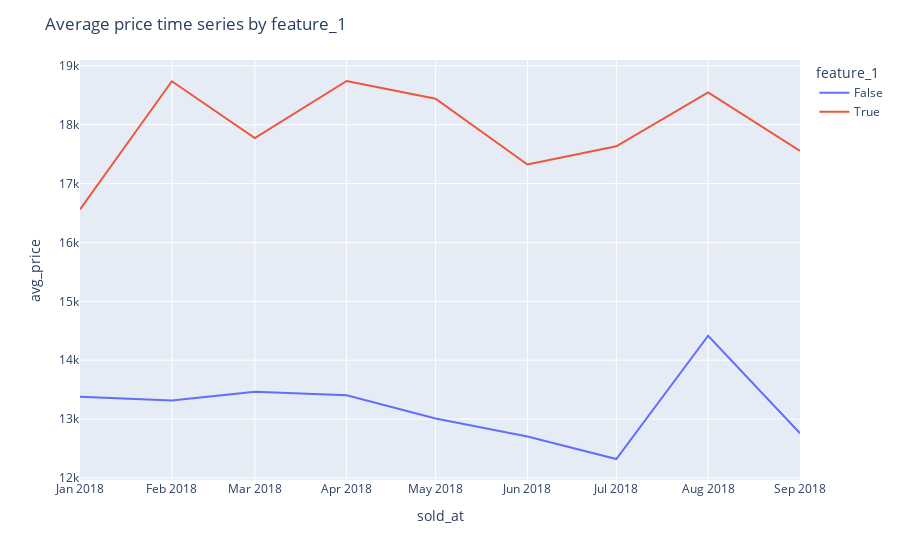
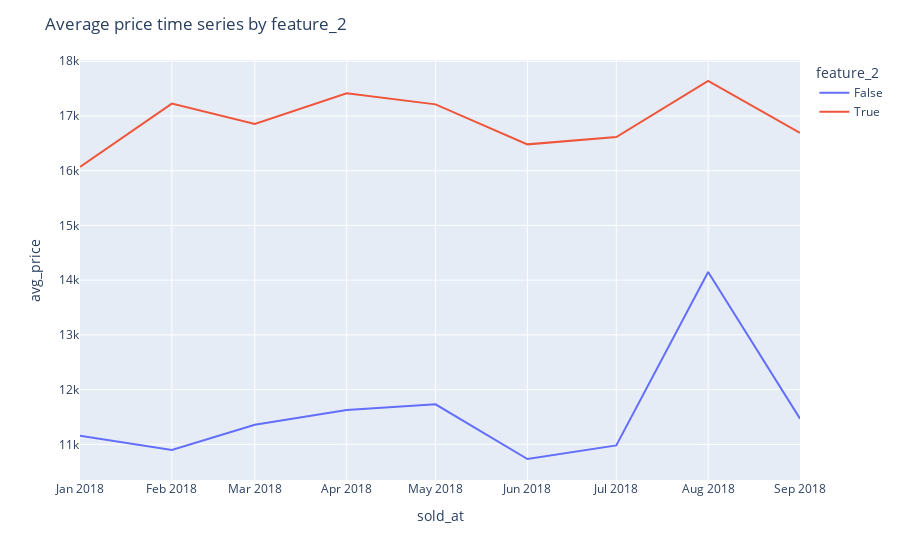
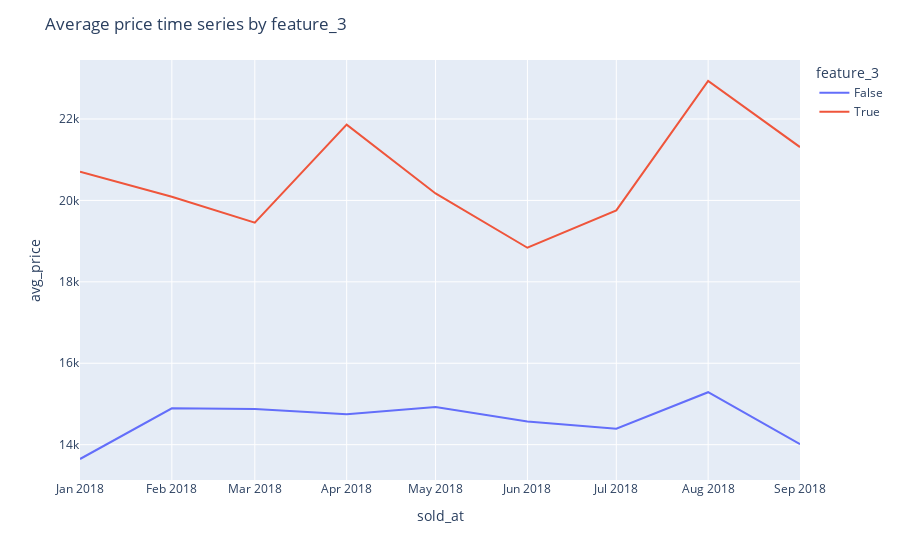
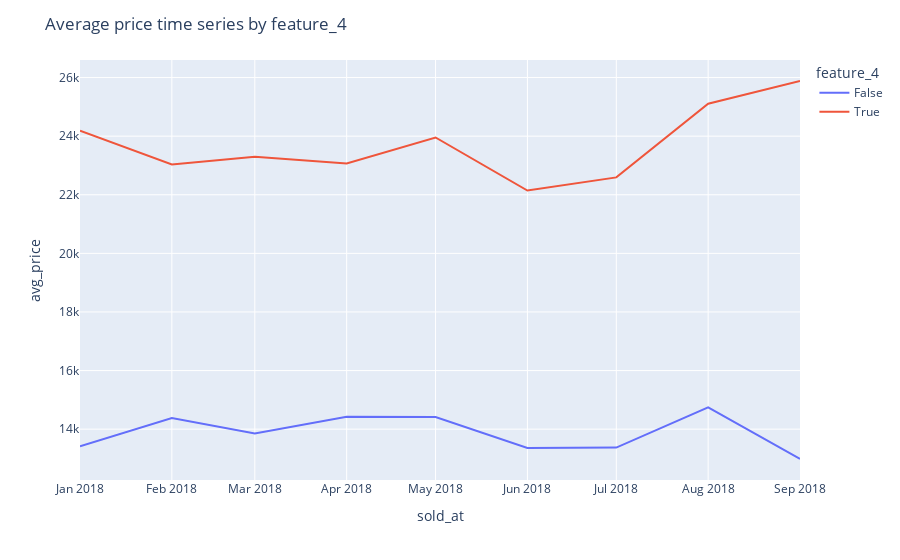

The code cell stored with these charts, in order, in its notebook:
### Markdown cell above
### Check price evolution according to categorical feature values

### Code cell
plot_avg_target_time_series_by_features(data, car_features)

### Figure 1 — Plotly figure (JSON) as saved in the notebook; plotly's stock layout.template omitted (floating-point values rounded to 4 significant figures)
{"data": [{"hovertemplate": "feature_1=False<br>sold_at=%{x}<br>avg_price=%{y}<extra></extra>", "legendgroup": "False", "line": {"color": "#636efa", "dash": "solid"}, "marker": {"symbol": "circle"}, "mode": "lines", "name": "False", "orientation": "v", "showlegend": true, "type": "scatter", "x": ["2018-01-01T00:00:00", "2018-02-01T00:00:00", "2018-03-01T00:00:00", "2018-04-01T00:00:00", "2018-05-01T00:00:00", "2018-06-01T00:00:00", "2018-07-01T00:00:00", "2018-08-01T00:00:00", "2018-09-01T00:00:00"], "xaxis": "x", "y": [13380.0, 13320.0, 13460.0, 13400.0, 13010.0, 12700.0, 12320.0, 14420.0, 12760.0], "yaxis": "y"}, {"hovertemplate": "feature_1=True<br>sold_at=%{x}<br>avg_price=%{y}<extra></extra>", "legendgroup": "True", "line": {"color": "#EF553B", "dash": "solid"}, "marker": {"symbol": "circle"}, "mode": "lines", "name": "True", "orientation": "v", "showlegend": true, "type": "scatter", "x": ["2018-01-01T00:00:00", "2018-02-01T00:00:00", "2018-03-01T00:00:00", "2018-04-01T00:00:00", "2018-05-01T00:00:00", "2018-06-01T00:00:00", "2018-07-01T00:00:00", "2018-08-01T00:00:00", "2018-09-01T00:00:00"], "xaxis": "x", "y": [16560.0, 18740.0, 17770.0, 18740.0, 18440.0, 17330.0, 17640.0, 18550.0, 17560.0], "yaxis": "y"}], "layout": {"legend": {"title": {"text": "feature_1"}, "tracegroupgap": 0}, "margin": {"t": 60}, "title": {"text": "Average price time series by feature_1"}, "xaxis": {"anchor": "y", "domain": [0, 1], "title": {"text": "sold_at"}}, "yaxis": {"anchor": "x", "domain": [0, 1], "title": {"text": "avg_price"}}}}

### Figure 2 — Plotly figure (JSON) as saved in the notebook; plotly's stock layout.template omitted (floating-point values rounded to 4 significant figures)
{"data": [{"hovertemplate": "feature_2=False<br>sold_at=%{x}<br>avg_price=%{y}<extra></extra>", "legendgroup": "False", "line": {"color": "#636efa", "dash": "solid"}, "marker": {"symbol": "circle"}, "mode": "lines", "name": "False", "orientation": "v", "showlegend": true, "type": "scatter", "x": ["2018-01-01T00:00:00", "2018-02-01T00:00:00", "2018-03-01T00:00:00", "2018-04-01T00:00:00", "2018-05-01T00:00:00", "2018-06-01T00:00:00", "2018-07-01T00:00:00", "2018-08-01T00:00:00", "2018-09-01T00:00:00"], "xaxis": "x", "y": [11160.0, 10900.0, 11360.0, 11630.0, 11730.0, 10730.0, 10980.0, 14150.0, 11470.0], "yaxis": "y"}, {"hovertemplate": "feature_2=True<br>sold_at=%{x}<br>avg_price=%{y}<extra></extra>", "legendgroup": "True", "line": {"color": "#EF553B", "dash": "solid"}, "marker": {"symbol": "circle"}, "mode": "lines", "name": "True", "orientation": "v", "showlegend": true, "type": "scatter", "x": ["2018-01-01T00:00:00", "2018-02-01T00:00:00", "2018-03-01T00:00:00", "2018-04-01T00:00:00", "2018-05-01T00:00:00", "2018-06-01T00:00:00", "2018-07-01T00:00:00", "2018-08-01T00:00:00", "2018-09-01T00:00:00"], "xaxis": "x", "y": [16070.0, 17230.0, 16850.0, 17410.0, 17210.0, 16480.0, 16610.0, 17640.0, 16690.0], "yaxis": "y"}], "layout": {"legend": {"title": {"text": "feature_2"}, "tracegroupgap": 0}, "margin": {"t": 60}, "title": {"text": "Average price time series by feature_2"}, "xaxis": {"anchor": "y", "domain": [0, 1], "title": {"text": "sold_at"}}, "yaxis": {"anchor": "x", "domain": [0, 1], "title": {"text": "avg_price"}}}}

### Figure 3 — Plotly figure (JSON) as saved in the notebook; plotly's stock layout.template omitted (floating-point values rounded to 4 significant figures)
{"data": [{"hovertemplate": "feature_3=False<br>sold_at=%{x}<br>avg_price=%{y}<extra></extra>", "legendgroup": "False", "line": {"color": "#636efa", "dash": "solid"}, "marker": {"symbol": "circle"}, "mode": "lines", "name": "False", "orientation": "v", "showlegend": true, "type": "scatter", "x": ["2018-01-01T00:00:00", "2018-02-01T00:00:00", "2018-03-01T00:00:00", "2018-04-01T00:00:00", "2018-05-01T00:00:00", "2018-06-01T00:00:00", "2018-07-01T00:00:00", "2018-08-01T00:00:00", "2018-09-01T00:00:00"], "xaxis": "x", "y": [13650.0, 14890.0, 14880.0, 14750.0, 14930.0, 14570.0, 14390.0, 15290.0, 14010.0], "yaxis": "y"}, {"hovertemplate": "feature_3=True<br>sold_at=%{x}<br>avg_price=%{y}<extra></extra>", "legendgroup": "True", "line": {"color": "#EF553B", "dash": "solid"}, "marker": {"symbol": "circle"}, "mode": "lines", "name": "True", "orientation": "v", "showlegend": true, "type": "scatter", "x": ["2018-01-01T00:00:00", "2018-02-01T00:00:00", "2018-03-01T00:00:00", "2018-04-01T00:00:00", "2018-05-01T00:00:00", "2018-06-01T00:00:00", "2018-07-01T00:00:00", "2018-08-01T00:00:00", "2018-09-01T00:00:00"], "xaxis": "x", "y": [20710.0, 20090.0, 19450.0, 21860.0, 20170.0, 18840.0, 19750.0, 22930.0, 21310], "yaxis": "y"}], "layout": {"legend": {"title": {"text": "feature_3"}, "tracegroupgap": 0}, "margin": {"t": 60}, "title": {"text": "Average price time series by feature_3"}, "xaxis": {"anchor": "y", "domain": [0, 1], "title": {"text": "sold_at"}}, "yaxis": {"anchor": "x", "domain": [0, 1], "title": {"text": "avg_price"}}}}

### Figure 4 — Plotly figure (JSON) as saved in the notebook; plotly's stock layout.template omitted (floating-point values rounded to 4 significant figures)
{"data": [{"hovertemplate": "feature_4=False<br>sold_at=%{x}<br>avg_price=%{y}<extra></extra>", "legendgroup": "False", "line": {"color": "#636efa", "dash": "solid"}, "marker": {"symbol": "circle"}, "mode": "lines", "name": "False", "orientation": "v", "showlegend": true, "type": "scatter", "x": ["2018-01-01T00:00:00", "2018-02-01T00:00:00", "2018-03-01T00:00:00", "2018-04-01T00:00:00", "2018-05-01T00:00:00", "2018-06-01T00:00:00", "2018-07-01T00:00:00", "2018-08-01T00:00:00", "2018-09-01T00:00:00"], "xaxis": "x", "y": [13420.0, 14380.0, 13850.0, 14420.0, 14410.0, 13360.0, 13370.0, 14750.0, 12980.0], "yaxis": "y"}, {"hovertemplate": "feature_4=True<br>sold_at=%{x}<br>avg_price=%{y}<extra></extra>", "legendgroup": "True", "line": {"color": "#EF553B", "dash": "solid"}, "marker": {"symbol": "circle"}, "mode": "lines", "name": "True", "orientation": "v", "showlegend": true, "type": "scatter", "x": ["2018-01-01T00:00:00", "2018-02-01T00:00:00", "2018-03-01T00:00:00", "2018-04-01T00:00:00", "2018-05-01T00:00:00", "2018-06-01T00:00:00", "2018-07-01T00:00:00", "2018-08-01T00:00:00", "2018-09-01T00:00:00"], "xaxis": "x", "y": [24190.0, 23040.0, 23300.0, 23070.0, 23960.0, 22140.0, 22590.0, 25110.0, 25880.0], "yaxis": "y"}], "layout": {"legend": {"title": {"text": "feature_4"}, "tracegroupgap": 0}, "margin": {"t": 60}, "title": {"text": "Average price time series by feature_4"}, "xaxis": {"anchor": "y", "domain": [0, 1], "title": {"text": "sold_at"}}, "yaxis": {"anchor": "x", "domain": [0, 1], "title": {"text": "avg_price"}}}}
